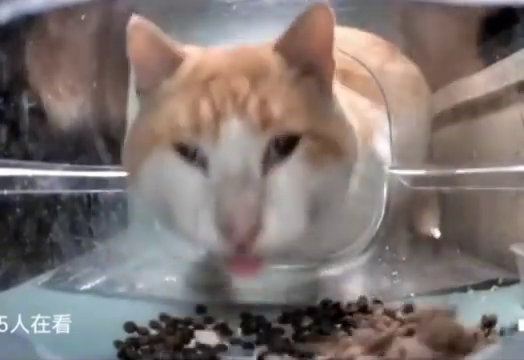
#> input picture frame 69 of video/cat.mp4, 524 x 360 px
$ python main.py
#> lines starting #> are read from the running program, lines starting #| are printed output that depends on the picture; after the words box and inside, x2 and y2 are one past the last pixel; in counts of white or black regions, pixels touching at a corner belong together
import cv2
import os

#Carrega o classificador Haar Cascade para gatos
cat_cascade = cv2.CascadeClassifier(cv2.data.haarcascades + 'haarcascade_frontalcatface.xml')

def processa_frame(video_path):
    video = cv2.VideoCapture(video_path)

    if not video.isOpened():
        print(f"Erro ao abrir o vídeo: {video_path}")
        return

    while True:
        ret, frame = video.read()
#> frame is the input picture: shape (360, 524, 3); mean B, G, R 112.9, 115.8, 126.2
        if not ret:
            break
        gray_frame = cv2.cvtColor(frame, cv2.COLOR_BGR2GRAY)
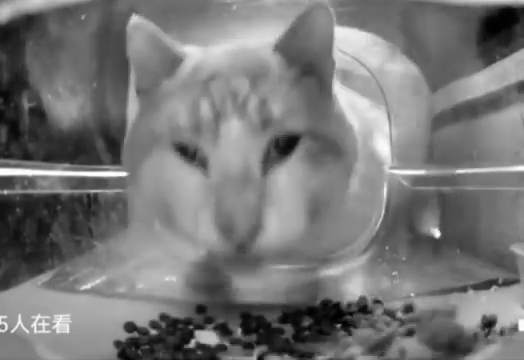
#> gray_frame: shape (360, 524); min 0, max 255, mean 118.6
        gatos = cat_cascade.detectMultiScale(gray_frame, scaleFactor=1.1, minNeighbors=3, minSize=(75, 75))
#> gatos = [[123, 61, 219, 219]]

        for (x, y, w, h) in gatos:
            cv2.rectangle(frame, (x, y), (x+w, y+h), (0, 255, 0), 2)
#> this loop made 1 pass
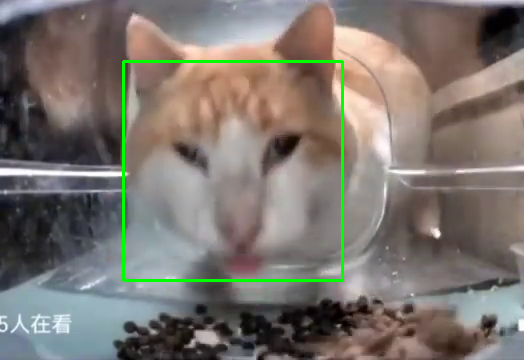
#> frame: shape (360, 524, 3); 1.39% of pixels changed, all inside (x1, y1, x2, y2) = (122, 60, 344, 282)

        cv2.imshow('Detecção de Gatos', frame)

        if cv2.waitKey(30) & 0xFF == ord('q'):
#> (key q is pressed here)
            break

    video.release()
    cv2.destroyAllWindows()

if __name__ == "__main__":
    #Tive problemas tentando rodar o video entao utilizei este caminho absoluto, caso o seu de problemas tambem
    video_path = os.path.abspath(r'C:\Users\vitor.toniolo\Documents\Estudos\IA-VisaoComp\env-visao\visao-computacional\vagas\video\cat.mp4')
    #video_path = 'video/cat.mp4'
    processa_frame(video_path)

$ run again, starting later in the video
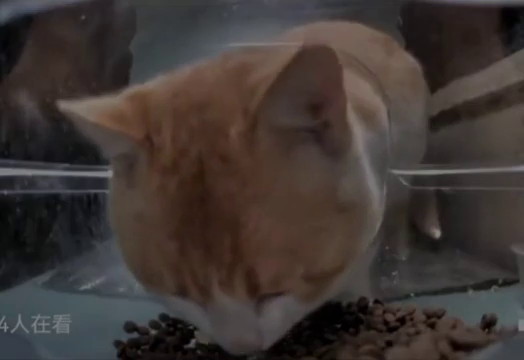
#> input picture frame 310 of video/cat.mp4, 524 x 360 px
#> in processa_frame, frame is the input picture: shape (360, 524, 3); mean B, G, R 52, 55.2, 63.5
#> in processa_frame, `gray_frame = cv2.cvtColor(frame, cv2.COLOR_BGR2GRAY)`:
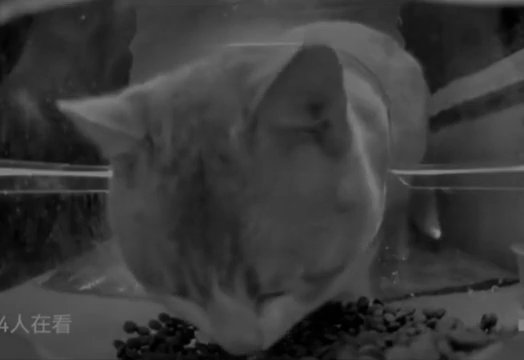
#> gray_frame: shape (360, 524); min 0, max 135, mean 57.2
#> gatos = ()

$ run again, starting later in the video
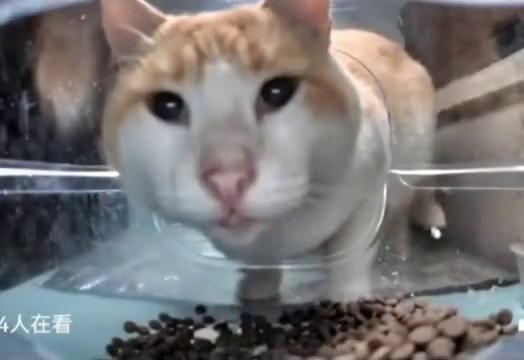
#> input picture frame 552 of video/cat.mp4, 524 x 360 px
#> in processa_frame, frame is the input picture: shape (360, 524, 3); mean B, G, R 116.2, 116.1, 119.1
#> in processa_frame, `gray_frame = cv2.cvtColor(frame, cv2.COLOR_BGR2GRAY)`:
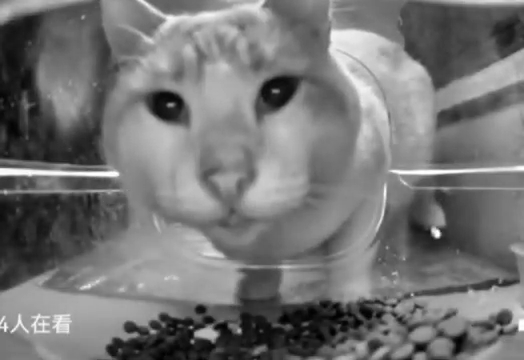
#> gray_frame: shape (360, 524); min 0, max 255, mean 117
#> gatos = ()
